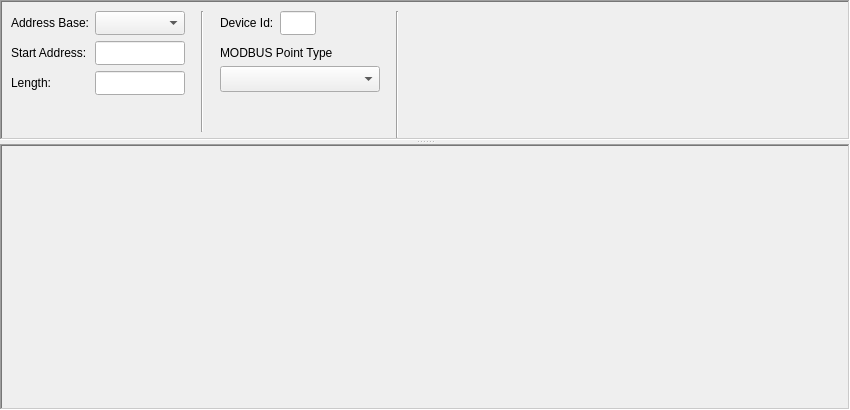
<?xml version="1.0" encoding="UTF-8"?>
<ui version="4.0">
 <class>FormModSim</class>
 <widget class="QWidget" name="FormModSim">
  <property name="geometry">
   <rect>
    <x>0</x>
    <y>0</y>
    <width>850</width>
    <height>410</height>
   </rect>
  </property>
  <layout class="QVBoxLayout" name="verticalLayout_2">
   <property name="spacing">
    <number>0</number>
   </property>
   <property name="leftMargin">
    <number>0</number>
   </property>
   <property name="topMargin">
    <number>0</number>
   </property>
   <property name="rightMargin">
    <number>0</number>
   </property>
   <property name="bottomMargin">
    <number>0</number>
   </property>
   <item>
    <widget class="QStackedWidget" name="stackedWidget">
     <widget class="QWidget" name="page1">
      <layout class="QVBoxLayout" name="verticalLayout">
       <property name="spacing">
        <number>0</number>
       </property>
       <property name="leftMargin">
        <number>0</number>
       </property>
       <property name="topMargin">
        <number>0</number>
       </property>
       <property name="rightMargin">
        <number>0</number>
       </property>
       <property name="bottomMargin">
        <number>0</number>
       </property>
       <item>
        <widget class="QSplitter" name="splitter">
         <property name="frameShape">
          <enum>QFrame::NoFrame</enum>
         </property>
         <property name="orientation">
          <enum>Qt::Vertical</enum>
         </property>
         <property name="childrenCollapsible">
          <bool>false</bool>
         </property>
         <widget class="QFrame" name="frameDataDefinition">
          <property name="autoFillBackground">
           <bool>true</bool>
          </property>
          <property name="frameShape">
           <enum>QFrame::WinPanel</enum>
          </property>
          <property name="frameShadow">
           <enum>QFrame::Sunken</enum>
          </property>
          <layout class="QHBoxLayout" name="horizontalLayout_3">
           <property name="spacing">
            <number>16</number>
           </property>
           <property name="bottomMargin">
            <number>0</number>
           </property>
           <item>
            <layout class="QHBoxLayout" name="horizontalLayout_2">
             <property name="spacing">
              <number>16</number>
             </property>
             <property name="bottomMargin">
              <number>6</number>
             </property>
             <item>
              <widget class="QFrame" name="frame_5">
               <property name="frameShape">
                <enum>QFrame::NoFrame</enum>
               </property>
               <property name="frameShadow">
                <enum>QFrame::Raised</enum>
               </property>
               <layout class="QFormLayout" name="formLayout">
                <property name="leftMargin">
                 <number>0</number>
                </property>
                <property name="topMargin">
                 <number>0</number>
                </property>
                <property name="rightMargin">
                 <number>0</number>
                </property>
                <item row="1" column="0">
                 <widget class="QLabel" name="labelAddress">
                  <property name="text">
                   <string>Start Address:</string>
                  </property>
                 </widget>
                </item>
                <item row="2" column="0">
                 <widget class="QLabel" name="labelLength">
                  <property name="text">
                   <string>Length:</string>
                  </property>
                 </widget>
                </item>
                <item row="2" column="1">
                 <widget class="NumericLineEdit" name="lineEditLength">
                  <property name="sizePolicy">
                   <sizepolicy hsizetype="Preferred" vsizetype="Fixed">
                    <horstretch>0</horstretch>
                    <verstretch>0</verstretch>
                   </sizepolicy>
                  </property>
                  <property name="minimumSize">
                   <size>
                    <width>0</width>
                    <height>24</height>
                   </size>
                  </property>
                  <property name="maximumSize">
                   <size>
                    <width>90</width>
                    <height>16777215</height>
                   </size>
                  </property>
                  <property name="contextMenuPolicy">
                   <enum>Qt::NoContextMenu</enum>
                  </property>
                  <property name="acceptDrops">
                   <bool>false</bool>
                  </property>
                 </widget>
                </item>
                <item row="1" column="1">
                 <widget class="NumericLineEdit" name="lineEditAddress">
                  <property name="sizePolicy">
                   <sizepolicy hsizetype="Preferred" vsizetype="Fixed">
                    <horstretch>0</horstretch>
                    <verstretch>0</verstretch>
                   </sizepolicy>
                  </property>
                  <property name="minimumSize">
                   <size>
                    <width>0</width>
                    <height>24</height>
                   </size>
                  </property>
                  <property name="maximumSize">
                   <size>
                    <width>90</width>
                    <height>16777215</height>
                   </size>
                  </property>
                  <property name="contextMenuPolicy">
                   <enum>Qt::NoContextMenu</enum>
                  </property>
                  <property name="acceptDrops">
                   <bool>false</bool>
                  </property>
                 </widget>
                </item>
                <item row="0" column="0">
                 <widget class="QLabel" name="labelAddressBase">
                  <property name="text">
                   <string>Address Base:</string>
                  </property>
                 </widget>
                </item>
                <item row="0" column="1">
                 <widget class="AddressBaseComboBox" name="comboBoxAddressBase">
                  <property name="minimumSize">
                   <size>
                    <width>0</width>
                    <height>24</height>
                   </size>
                  </property>
                 </widget>
                </item>
               </layout>
              </widget>
             </item>
             <item>
              <widget class="Line" name="line">
               <property name="orientation">
                <enum>Qt::Vertical</enum>
               </property>
              </widget>
             </item>
             <item>
              <widget class="QFrame" name="frame_4">
               <property name="sizePolicy">
                <sizepolicy hsizetype="Fixed" vsizetype="Preferred">
                 <horstretch>0</horstretch>
                 <verstretch>0</verstretch>
                </sizepolicy>
               </property>
               <property name="frameShape">
                <enum>QFrame::NoFrame</enum>
               </property>
               <layout class="QVBoxLayout" name="verticalLayout_5">
                <property name="leftMargin">
                 <number>0</number>
                </property>
                <property name="topMargin">
                 <number>0</number>
                </property>
                <property name="rightMargin">
                 <number>0</number>
                </property>
                <property name="bottomMargin">
                 <number>0</number>
                </property>
                <item>
                 <layout class="QHBoxLayout" name="horizontalLayout">
                  <item>
                   <widget class="QLabel" name="labelDeviceId">
                    <property name="text">
                     <string>Device Id:</string>
                    </property>
                   </widget>
                  </item>
                  <item>
                   <widget class="NumericLineEdit" name="lineEditDeviceId">
                    <property name="sizePolicy">
                     <sizepolicy hsizetype="Fixed" vsizetype="Fixed">
                      <horstretch>0</horstretch>
                      <verstretch>0</verstretch>
                     </sizepolicy>
                    </property>
                    <property name="minimumSize">
                     <size>
                      <width>0</width>
                      <height>24</height>
                     </size>
                    </property>
                    <property name="maximumSize">
                     <size>
                      <width>36</width>
                      <height>16777215</height>
                     </size>
                    </property>
                    <property name="contextMenuPolicy">
                     <enum>Qt::NoContextMenu</enum>
                    </property>
                    <property name="acceptDrops">
                     <bool>false</bool>
                    </property>
                   </widget>
                  </item>
                  <item>
                   <spacer name="horizontalSpacer_2">
                    <property name="orientation">
                     <enum>Qt::Horizontal</enum>
                    </property>
                    <property name="sizeHint" stdset="0">
                     <size>
                      <width>40</width>
                      <height>20</height>
                     </size>
                    </property>
                   </spacer>
                  </item>
                 </layout>
                </item>
                <item>
                 <spacer name="verticalSpacer_2">
                  <property name="orientation">
                   <enum>Qt::Vertical</enum>
                  </property>
                  <property name="sizeType">
                   <enum>QSizePolicy::Fixed</enum>
                  </property>
                  <property name="sizeHint" stdset="0">
                   <size>
                    <width>20</width>
                    <height>5</height>
                   </size>
                  </property>
                 </spacer>
                </item>
                <item>
                 <widget class="QLabel" name="labelMobusPointType">
                  <property name="text">
                   <string>MODBUS Point Type</string>
                  </property>
                  <property name="alignment">
                   <set>Qt::AlignLeading|Qt::AlignLeft|Qt::AlignVCenter</set>
                  </property>
                 </widget>
                </item>
                <item>
                 <widget class="PointTypeComboBox" name="comboBoxModbusPointType">
                  <property name="sizePolicy">
                   <sizepolicy hsizetype="Fixed" vsizetype="Fixed">
                    <horstretch>0</horstretch>
                    <verstretch>0</verstretch>
                   </sizepolicy>
                  </property>
                  <property name="minimumSize">
                   <size>
                    <width>160</width>
                    <height>26</height>
                   </size>
                  </property>
                  <property name="focusPolicy">
                   <enum>Qt::StrongFocus</enum>
                  </property>
                  <property name="frame">
                   <bool>true</bool>
                  </property>
                 </widget>
                </item>
                <item>
                 <spacer name="verticalSpacer">
                  <property name="orientation">
                   <enum>Qt::Vertical</enum>
                  </property>
                  <property name="sizeHint" stdset="0">
                   <size>
                    <width>20</width>
                    <height>40</height>
                   </size>
                  </property>
                 </spacer>
                </item>
               </layout>
              </widget>
             </item>
            </layout>
           </item>
           <item>
            <widget class="Line" name="line_2">
             <property name="orientation">
              <enum>Qt::Vertical</enum>
             </property>
            </widget>
           </item>
           <item>
            <widget class="StatisticWidget" name="statisticWidget" native="true"/>
           </item>
           <item>
            <spacer name="horizontalSpacer">
             <property name="orientation">
              <enum>Qt::Horizontal</enum>
             </property>
             <property name="sizeHint" stdset="0">
              <size>
               <width>120</width>
               <height>20</height>
              </size>
             </property>
            </spacer>
           </item>
          </layout>
         </widget>
         <widget class="QFrame" name="frameOutput">
          <property name="sizePolicy">
           <sizepolicy hsizetype="Preferred" vsizetype="Preferred">
            <horstretch>0</horstretch>
            <verstretch>1</verstretch>
           </sizepolicy>
          </property>
          <property name="frameShape">
           <enum>QFrame::WinPanel</enum>
          </property>
          <property name="frameShadow">
           <enum>QFrame::Sunken</enum>
          </property>
          <layout class="QVBoxLayout" name="verticalLayout_3">
           <property name="spacing">
            <number>0</number>
           </property>
           <property name="leftMargin">
            <number>0</number>
           </property>
           <property name="topMargin">
            <number>0</number>
           </property>
           <property name="rightMargin">
            <number>0</number>
           </property>
           <property name="bottomMargin">
            <number>0</number>
           </property>
           <item>
            <widget class="OutputWidget" name="outputWidget" native="true">
             <property name="autoFillBackground">
              <bool>true</bool>
             </property>
            </widget>
           </item>
          </layout>
         </widget>
        </widget>
       </item>
      </layout>
     </widget>
     <widget class="QWidget" name="page2">
      <layout class="QVBoxLayout" name="verticalLayout_4">
       <property name="spacing">
        <number>0</number>
       </property>
       <property name="leftMargin">
        <number>0</number>
       </property>
       <property name="topMargin">
        <number>0</number>
       </property>
       <property name="rightMargin">
        <number>0</number>
       </property>
       <property name="bottomMargin">
        <number>0</number>
       </property>
       <item>
        <widget class="JScriptControl" name="scriptControl" native="true"/>
       </item>
      </layout>
     </widget>
    </widget>
   </item>
  </layout>
 </widget>
 <customwidgets>
  <customwidget>
   <class>NumericLineEdit</class>
   <extends>QLineEdit</extends>
   <header>numericlineedit.h</header>
  </customwidget>
  <customwidget>
   <class>PointTypeComboBox</class>
   <extends>QComboBox</extends>
   <header>pointtypecombobox.h</header>
  </customwidget>
  <customwidget>
   <class>AddressBaseComboBox</class>
   <extends>QComboBox</extends>
   <header>addressbasecombobox.h</header>
  </customwidget>
  <customwidget>
   <class>OutputWidget</class>
   <extends>QWidget</extends>
   <header>outputwidget.h</header>
   <container>1</container>
  </customwidget>
  <customwidget>
   <class>StatisticWidget</class>
   <extends>QWidget</extends>
   <header>statisticwidget.h</header>
   <container>1</container>
  </customwidget>
  <customwidget>
   <class>JScriptControl</class>
   <extends>QWidget</extends>
   <header>jscriptcontrol.h</header>
   <container>1</container>
  </customwidget>
 </customwidgets>
 <tabstops>
  <tabstop>lineEditAddress</tabstop>
  <tabstop>lineEditLength</tabstop>
  <tabstop>lineEditDeviceId</tabstop>
  <tabstop>comboBoxModbusPointType</tabstop>
 </tabstops>
 <resources/>
 <connections/>
</ui>
